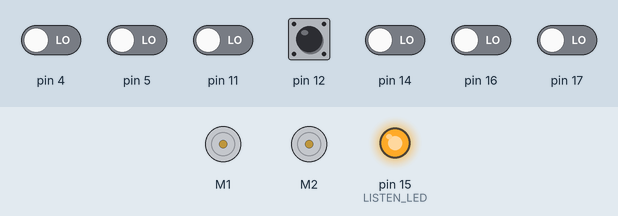
The sketch below on a simulated Arduino Uno, built with avr-gcc and run on an emulated ATmega328P. On the bench: 2 × DC motor (green arrow = forward, orange = backward, longer = faster), output pins drawn as LEDs (lit = HIGH). The test bench sets the inputs (shaded band); at power-on: pin 12 HIGH, pin 4, pin 5, pin 11, pin 14, pin 16, pin 17 LOW.

Above: at 1.2 s.
1.3 s: pin 12 pulled LOW for 0.15 s
At 1.85 s:
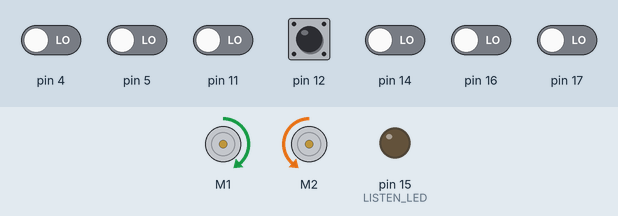
4.3 s: pin 4 driven HIGH
7.3 s: pin 12 pulled LOW for 1 s
At 8.1 s:
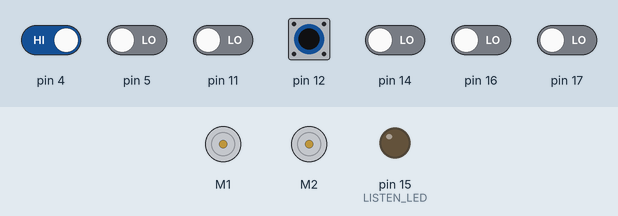
At 8.6 s:
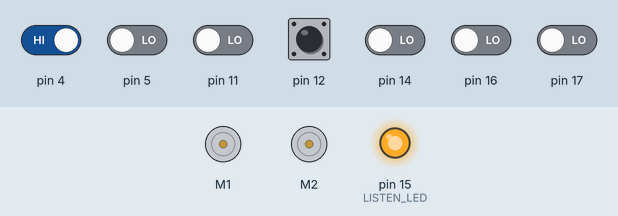
Timing chart, 0 to 10.3 s (numbered marks = the images above; inputs shaded):
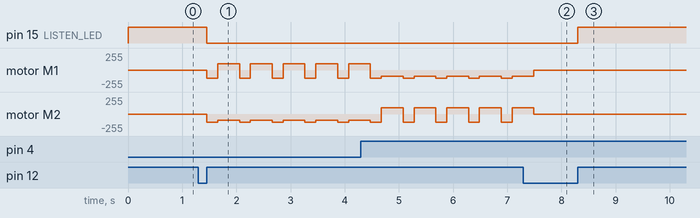

The sketch:

zumo.ino
```cpp
#include <SoftwareSerial.h>
#include <ZumoMotors.h>
#include <Pushbutton.h>
#include <ZumoReflectanceSensorArray.h>
#include <QTRSensors.h>

#define ACK 0x01
#define NAK 0x0f

#define BT_TX_PIN 19
#define BT_RX_PIN 18

#define LISTEN_LED 15

#define NUM_SENSORS 6

#define OPERATE 1
#define LISTEN 2
int state = LISTEN;

unsigned int lineSensorValues[NUM_SENSORS];

ZumoMotors motors;
ZumoReflectanceSensorArray lineSensors;
Pushbutton button(ZUMO_BUTTON);

// This might need to be tuned for different lighting conditions,
// surfaces, etc.
int QTR_THRESHOLD = 1000;  // microseconds
const int MAX_SPEED = 400;
int leftMotorSpeed = 100;
int rightMotorSpeed = 100;

// These might need to be tuned for different motor types.
int REVERSE_SPEED = 200; // 0 is stopped, 400 is full speed
int TURN_SPEED = 150;
int FORWARD_SPEED = 300;
int REVERSE_DURATION = 200;  // ms
int TURN_DURATION = 400;  // ms


SoftwareSerial btSerial(BT_TX_PIN, BT_RX_PIN);
String btBuffer = "";


void setup() {
  int state = LISTEN;

  lineSensors.init();

  pinMode(LISTEN_LED, OUTPUT);
  digitalWrite(LISTEN_LED, HIGH);

  Serial.begin(9600);
  btSerial.begin(9600);
}


void loop() {

  if (button.isPressed()) {
    motors.setSpeeds(0, 0);
    button.waitForRelease();
    if (state == OPERATE) {
      state = LISTEN;
      digitalWrite(LISTEN_LED, HIGH);
    } else if (state == LISTEN) {
      state = OPERATE;
      digitalWrite(LISTEN_LED, LOW);
    }
  }

  if (state == OPERATE) {
    executeStrategy();
  } else if (state == LISTEN) {
    if (btSerial.available() > 0) {
      readCommand();
    }
  }
}


void waitForButtonAndCountDown() {
  button.waitForButton();
}

void readCommand() {
  String input = btBuffer;

  while (btSerial.available()) {
    char c = btSerial.read();
    input += c;
  }

  if (input.indexOf("#") == -1) {
    btBuffer = input;
    return;
  } else {
    btBuffer = "";
  }

  String cmd = input.substring(0, input.indexOf(':'));
  String val = input.substring(input.indexOf(':') + 1, input.length() - 1);
  int BTvalue = val.toInt();

  Serial.println(cmd + " " + val);

  if (cmd.equals("HI")) {
    btSerial.write(ACK);
    Serial.println("BT connection established");
  } else if (cmd.equals("RS")) {
    REVERSE_SPEED = BTvalue;
    btSerial.write(ACK);
  } else if (cmd.equals("TS")) {
    TURN_SPEED = BTvalue;
    btSerial.write(ACK);
  } else if (cmd.equals("FS")) {
    FORWARD_SPEED = BTvalue;
    btSerial.write(ACK);
  } else if (cmd.equals("RD")) {
    REVERSE_DURATION = BTvalue;
    btSerial.write(ACK);
  } else if (cmd.equals("TD")) {
    TURN_DURATION = BTvalue;
    btSerial.write(ACK);
  } else if (cmd.equals("ST")) {
     if (setStrategy(BTvalue)) {
      btSerial.write(ACK);
     } else {
      btSerial.write(NAK);
     }
  } else {
    btSerial.write(NAK);
  }

  printParameters();
}


boolean setStrategy(int strategy) {
  switch(strategy) {

  // Default
  case 1:
    REVERSE_SPEED = 200;
    TURN_SPEED = 150;
    FORWARD_SPEED = 300;
    REVERSE_DURATION = 200;
    TURN_DURATION = 400;

    return true;

  // Full pupp
  case 2:
    REVERSE_SPEED = 400;
    TURN_SPEED = 400;
    FORWARD_SPEED = 400;
    REVERSE_DURATION = 500;
    TURN_DURATION = 500;

    return true;

  // Idk...
  case 3:
    REVERSE_SPEED = 400;
    TURN_SPEED = 200;
    FORWARD_SPEED = 150;
    REVERSE_DURATION = 250;
    TURN_DURATION = 150;

    return true;

  // Slow poke
  case 4:
    REVERSE_SPEED = 50;
    TURN_SPEED = 200;
    FORWARD_SPEED = 50;
    REVERSE_DURATION = 200;
    TURN_DURATION = 500;

    return true;
  }
  return false;
}

void printParameters() {
  Serial.println("--------------");
  Serial.println("RS " + String(REVERSE_SPEED));
  Serial.println("FS " + String(FORWARD_SPEED));
  Serial.println("TS " + String(TURN_SPEED));
  Serial.println("RD " + String(REVERSE_DURATION));
  Serial.println("TD " + String(TURN_DURATION));
  Serial.println("--------------\n");
}


void executeStrategy() {
  // Read line sensors
  lineSensors.read(lineSensorValues);
  if (lineSensorValues[0] < QTR_THRESHOLD) {
    motors.setSpeeds(-REVERSE_SPEED, -REVERSE_SPEED);
    delay(REVERSE_DURATION);
    motors.setSpeeds(TURN_SPEED, -TURN_SPEED);
    delay(TURN_DURATION);
    motors.setSpeeds(FORWARD_SPEED, FORWARD_SPEED);
  } else if (lineSensorValues[NUM_SENSORS - 1] < QTR_THRESHOLD) {
    motors.setSpeeds(-REVERSE_SPEED, -REVERSE_SPEED);
    delay(REVERSE_DURATION);
    motors.setSpeeds(-TURN_SPEED, TURN_SPEED);
    delay(TURN_DURATION);
    motors.setSpeeds(FORWARD_SPEED, FORWARD_SPEED);
  } else {
    // Otherwise, go straight.
    motors.setSpeeds(FORWARD_SPEED, FORWARD_SPEED);
  }
}
```

Measured:
- after the input at 1.3 s, pin 15 (LISTEN_LED): HIGH → LOW after 0.15 s; motor M1: alternates backward 127/255 for 0.20 s and forward 95/255 for 0.40 s, starting after 0.15 s; motor M2: alternates backward 127/255 for 0.20 s and backward 95/255 for 0.40 s, starting after 0.15 s
- after the input at 7.3 s, pin 15 (LISTEN_LED): LOW → HIGH after 1.0 s
